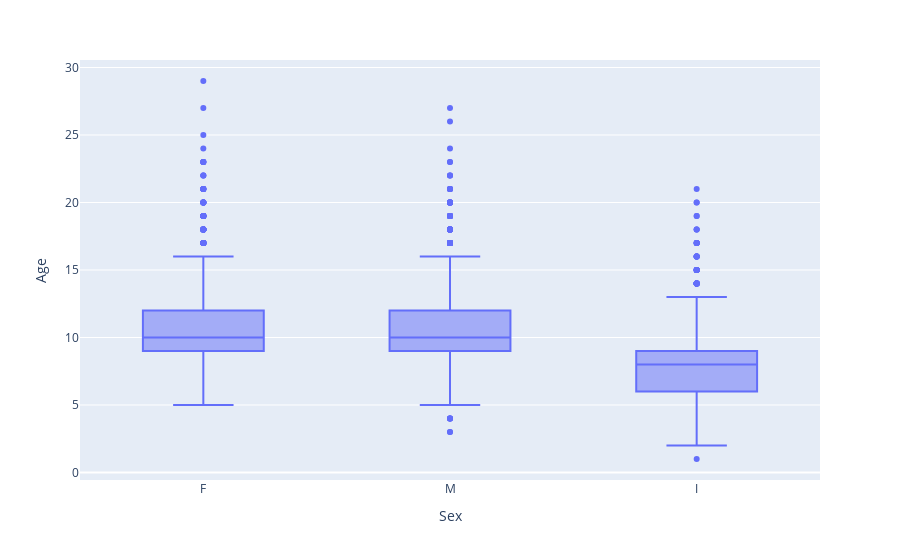

This figure's notebook cell:
### Code cell
px.box(crab_df,x=crab_df['Sex'],y=crab_df['Age'])

### Figure 1 — Plotly figure (JSON) as saved in the notebook; plotly's stock layout.template omitted (floating-point values rounded to 4 significant figures; data arrays with more than 128 entries replaced by an {"elided": "..."} marker saying what was removed)
{"data": [{"alignmentgroup": "True", "hovertemplate": "Sex=%{x}<br>Age=%{y}<extra></extra>", "legendgroup": "", "marker": {"color": "#636efa"}, "name": "", "notched": false, "offsetgroup": "", "orientation": "v", "showlegend": false, "type": "box", "x": {"elided": "3893 str values"}, "x0": " ", "xaxis": "x", "y": {"elided": "3893 int values"}, "y0": " ", "yaxis": "y"}], "layout": {"boxmode": "group", "legend": {"tracegroupgap": 0}, "margin": {"t": 60}, "xaxis": {"anchor": "y", "domain": [0, 1], "title": {"text": "Sex"}}, "yaxis": {"anchor": "x", "domain": [0, 1], "title": {"text": "Age"}}}}
